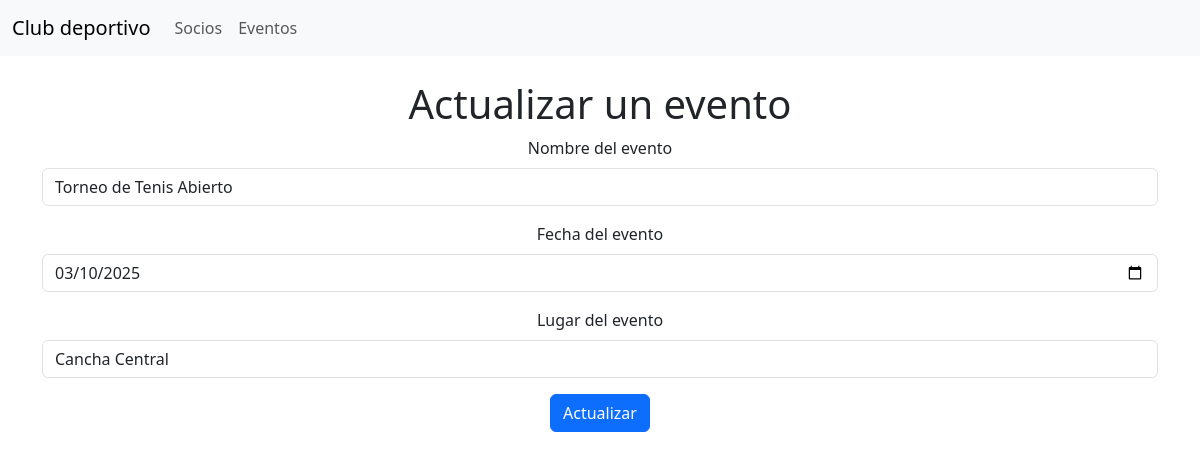
The page /vista/editar_evento.php?id=1 on the database its author committed.
### tables this page shows
CREATE TABLE eventos (
  id_evento INT AUTO_INCREMENT PRIMARY KEY,
  nombre_evento VARCHAR(100) NOT NULL,
  fecha DATE NOT NULL,
  lugar VARCHAR(100) NOT NULL
);

### config/conexion.php (called while the page is built, shortened)
<?php
class Conexion {
    private $servidor = 'localhost';
    private $usuario = 'root';
    private $password = 'curso';
    private $base_datos = 'club_deportivo';
    public function __construct() {
        $this->conexion = new mysqli($this->servidor, $this->usuario, $this->password, $this->base_datos);
    }
}
?>

### controlador/Controlador.php (called while the page is built, shortened)
<?php
require_once '../modelo/Modelo.php';
class Controlador {
    private $modelo;
    public function __construct() {
        $this->modelo = new Modelo();
    }
    public function obtenerEventoPorId($id_evento) {
        return $this->modelo->obtenerEventoPorId($id_evento);
    }
}
?>

### modelo/Modelo.php (called while the page is built, shortened)
<?php
require_once '../config/conexion.php';
class Modelo {
    private $conexion;
    public function __construct() {
        $this->conexion = new Conexion();
    }
    public function obtenerEventoPorId($id_evento) {
        $query = "SELECT * FROM eventos WHERE id_evento = ?";
        $stmt = $this->conexion->conexion->prepare($query);
        $stmt->bind_param("i", $id_evento);
        $stmt->execute();
        $resultado = $stmt->get_result();
        return $resultado->fetch_assoc();
    }
}
?>

### vista/editar_evento.php (the view, shortened to what this page needs)
<?php
require_once '../controlador/Controlador.php';
$controller = new Controlador();
if($_SERVER['REQUEST_METHOD'] === 'POST'){
    $id_evento = $_POST["id_evento"];
    $nombre = $_POST["nombre"];
    $fecha = $_POST["fecha"];
    $lugar = $_POST["lugar"];
    $controller->actualizarEvento($id_evento, $nombre, $fecha, $lugar);
    header("Location: lista_eventos.php");
    exit();
} else {
    $id_evento = $_GET["id"];
    $evento = $controller->obtenerEventoPorId($id_evento);
}
?>
<!DOCTYPE html>
<html lang="es">
<head>
    <link href="https://cdn.jsdelivr.net/npm/bootstrap@5.3.3/dist/css/bootstrap.min.css" rel="stylesheet">
</head>
<body style="text-align: center;">
<nav class="navbar navbar-expand-lg navbar-light bg-light">
        <div class="container-fluid">
            <a class="navbar-brand" href="#">Club deportivo</a>
            <div class="collapse navbar-collapse" id="navbarNav">
                <ul class="navbar-nav">
                    <li class="nav-item">
                        <a class="nav-link" href="lista_socios.php">Socios</a>
                    </li>
                    <li class="nav-item">
                        <a class="nav-link" href="lista_eventos.php">Eventos</a>
                    </li>
                </ul>
            </div>
        </div>
    </nav>
    <div class="container mt-4">
        <h1>Actualizar un evento</h1>
        <div>
            <form action="editar_evento.php" method="post">
                <div class="mb-3">
                    <label for="nombre" class="form-label">Nombre del evento</label><br>
                    <input type="text" class="form-control" id="nombre" name="nombre" value="<?= $evento['nombre_evento'] ?>" required>
                </div>
                <div class="mb-3">
                    <label for="fecha" class="form-label">Fecha del evento</label><br>
                    <input type="date" class="form-control" id="fecha" name="fecha" value="<?= $evento['fecha'] ?>" required>
                </div>
                <div class="mb-3">
                    <label for="lugar" class="form-label">Lugar del evento</label><br>
                    <input type="text" class="form-control" id="lugar" name="lugar" value="<?= $evento['lugar'] ?>" required>
                </div>
                <button type="submit" class="btn btn-primary">Actualizar</button>
            </form><br>
        </div>
    </div>
</body>
</html>

### rows shown on the page
eventos: nombre "Torneo de Tenis Abierto", fecha "03/10/2025", lugar "Cancha Central"
